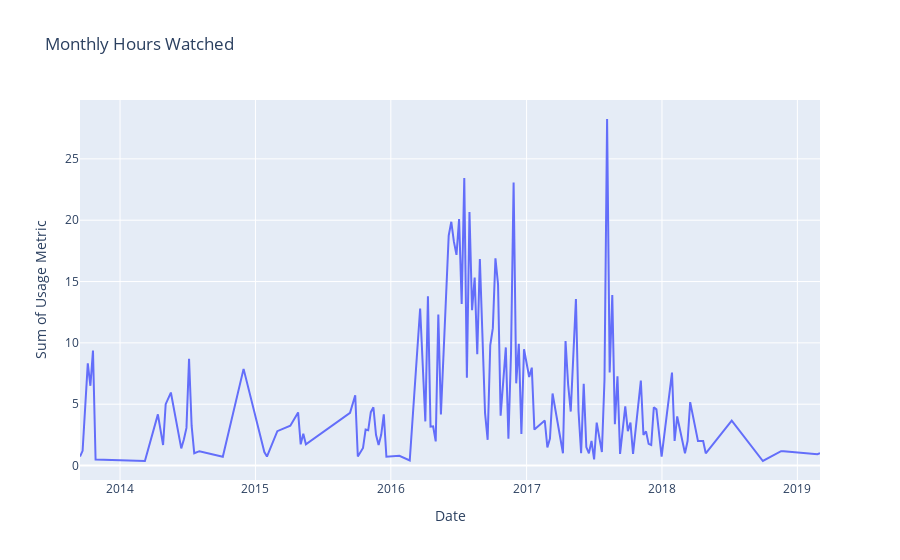

Notebook code for this chart:
### Code cell
montlhy_line = go.Line(x=monthly_plt_df['Date Watched']
                       , y=monthly_plt_df['Hours Watched'])
layout = dict(title='Monthly Hours Watched'
             , xaxis = dict(title='Date')
             , yaxis = dict(title='Sum of Usage Metric'))
fig = go.Figure(data = montlhy_line, layout=layout)
fig.show()

### Figure 1 — Plotly figure (JSON) as saved in the notebook; plotly's stock layout.template omitted (floating-point values rounded to 4 significant figures; data arrays with more than 128 entries replaced by an {"elided": "..."} marker saying what was removed)
{"data": [{"type": "scatter", "x": {"elided": "139 str values"}, "y": {"elided": "139 float values"}}], "layout": {"title": {"text": "Monthly Hours Watched"}, "xaxis": {"title": {"text": "Date"}}, "yaxis": {"title": {"text": "Sum of Usage Metric"}}}}
